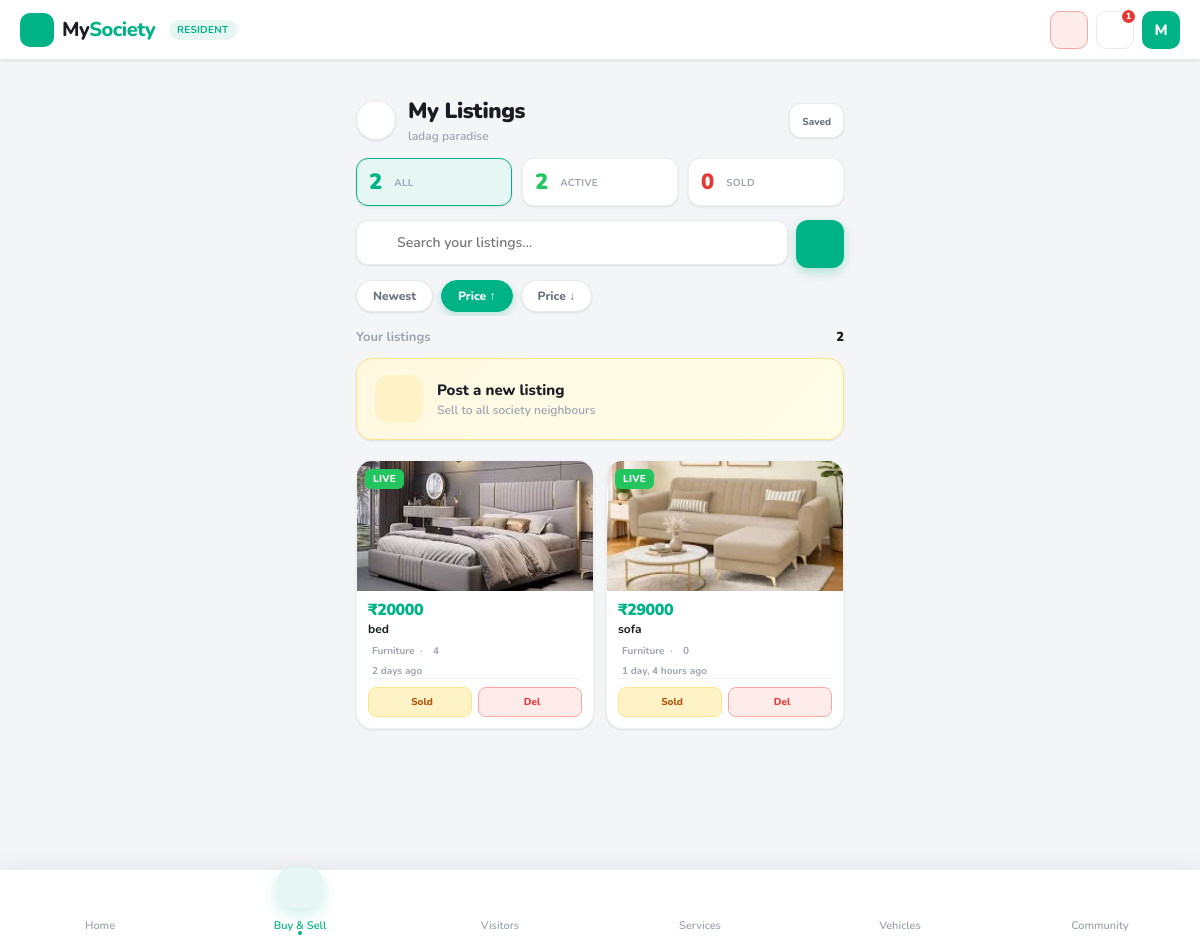
Screenshot of /marketplace/my/?sort=price_asc&status=&q=&category= (signed in) with the database file from the repository.
### core/models.py (models this page shows, shortened)
class UserProfile(models.Model):
    ROLE_CHOICES = (
        ('resident', 'Resident'),
        ('guard', 'Guard'),
        ('guard_admin', 'Guard Admin'),
        ('society_admin', 'Society Admin'),
        ('admin', 'Super Admin'),
        ('service_provider', 'Service Provider'),
    )
    STATUS_CHOICES = (
        ('pending', 'Pending'),
        ('approved', 'Approved'),
        ('rejected', 'Rejected'),
    )
    user = models.OneToOneField(User, on_delete=models.CASCADE)
    role = models.CharField(
        max_length=20,
        choices=ROLE_CHOICES
    )
    society = models.ForeignKey(
        Society,
        on_delete=models.SET_NULL,
        null=True,
        blank=True
    )
    apartment = models.ForeignKey(
        Apartment,
        on_delete=models.SET_NULL,
        null=True,
        blank=True
    )
    phone = models.CharField(max_length=15)
    address = models.TextField(blank=True)
    photo       = models.ImageField(upload_to='profiles/photos/',   null=True, blank=True)
    cover_photo = models.ImageField(upload_to='profiles/covers/',   null=True, blank=True)
    work        = models.CharField(max_length=200, blank=True)
    hometown    = models.CharField(max_length=200, blank=True)
    interests   = models.CharField(max_length=500, blank=True,
                                   help_text="Comma-separated list, e.g. Music, Travel, Cricket")
    status = models.CharField(
        max_length=20,
        choices=STATUS_CHOICES,
        default='pending'
    )
    class Meta:
        indexes = [
            models.Index(fields=["role", "status"]),
        ]

class Society(models.Model):
    name = models.CharField(max_length=150)
    address = models.TextField()
    city = models.CharField(max_length=100)
    state = models.CharField(max_length=100)
    society_code = models.CharField(
        max_length=10,
        unique=True,
        editable=False
    )
    created_by = models.ForeignKey(
        User,
        on_delete=models.CASCADE,
        related_name="created_societies"
    )
    is_active = models.BooleanField(default=True)
    created_at = models.DateTimeField(auto_now_add=True)

class Listing(models.Model):
    CATEGORY_CHOICES = [
        ('furniture',   'Furniture'),
        ('food',        'Food'),
        ('services',    'Services'),
        ('home-decor',  'Home Decor'),
        ('electronics', 'Electronics'),
        ('vehicles',    'Vehicles'),
        ('kids-items',  'Kids Items'),
        ('others',      'Others'),
    ]
    STATUS_CHOICES = [
        ('active',   'Active'),
        ('sold',     'Sold'),
        ('inactive', 'Inactive'),
    ]
    society  = models.ForeignKey('Society',   on_delete=models.CASCADE, related_name='listings')
    seller   = models.ForeignKey(User,        on_delete=models.CASCADE, related_name='listings')
    apartment = models.ForeignKey('Apartment', on_delete=models.SET_NULL, null=True, blank=True, related_name='listings')
    category      = models.CharField(max_length=30, choices=CATEGORY_CHOICES, db_index=True)
    title         = models.CharField(max_length=200)
    description   = models.TextField(blank=True)
    price         = models.DecimalField(max_digits=10, decimal_places=2, default=0)
    is_free       = models.BooleanField(default=False)
    is_negotiable = models.BooleanField(default=False)
    contact_number = models.CharField(max_length=15, blank=True)
    image  = models.ImageField(upload_to='marketplace/', null=True, blank=True)
    status = models.CharField(max_length=20, choices=STATUS_CHOICES, default='active', db_index=True)
    views_count     = models.PositiveIntegerField(default=0)
    shortlist_count = models.PositiveIntegerField(default=0)
    created_at = models.DateTimeField(auto_now_add=True)
    updated_at = models.DateTimeField(auto_now=True)
    class Meta:
        ordering = ['-created_at']
        indexes  = [
            models.Index(fields=['society', 'status']),
            models.Index(fields=['category', 'status']),
        ]

### core/views.py (the view)
# urls.py: path('marketplace/my/',                views.my_listings,               name='my_listings'),
@login_required(login_url='login')
def my_listings(request):
    from .models import Listing
    _profile, user_society, _apt = _get_user_profile(request.user)
    q         = request.GET.get('q', '').strip()
    status    = request.GET.get('status', '')       # 'active' | 'sold' | ''
    category  = request.GET.get('category', '')
    sort      = request.GET.get('sort', 'newest')
    min_price = request.GET.get('min_price', '')
    max_price = request.GET.get('max_price', '')
    qs = (
        Listing.objects
        .filter(seller=request.user)
        .select_related('seller', 'society')
    )
    if q:
        qs = qs.filter(Q(title__icontains=q) | Q(description__icontains=q))
    if status in ('active', 'sold'):
        qs = qs.filter(status=status)
    if category:
        qs = qs.filter(category=category)
    qs = _price_filter(qs, min_price, max_price)
    if sort == 'price_asc':   qs = qs.order_by('price')
    elif sort == 'price_desc': qs = qs.order_by('-price')
    else:                       qs = qs.order_by('-created_at')
    context = {
        'listings':         qs,
        'society_name':     user_society.name if user_society else 'Your Society',
        'search_query':     q,
        'current_status':   status,
        'current_category': category,
        'current_sort':     sort,
        'min_price':        min_price,
        'max_price':        max_price,
        'categories':       _build_categories(),
        'total_count':      Listing.objects.filter(seller=request.user).count(),
        'active_count':     Listing.objects.filter(seller=request.user, status='active').count(),
        'sold_count':       Listing.objects.filter(seller=request.user, status='sold').count(),
        'CATEGORY_META':    CATEGORY_META,
    }
    return render(request, 'my_listings.html', context)

### templates/my_listings.html (shortened to what this page needs)
{% extends "base.html" %}
{% block nav_marketplace %}active{% endblock %}
{% block content %}
<div class="ml-page">
  <div class="ml-topbar">
    <a href="{% url 'marketplace' %}" class="back-btn" aria-label="Back">
    </a>
    <div class="ml-topbar-title">
      <h2>My Listings</h2>
      <p>{{ society_name }}</p>
    </div>
    <a href="{% url 'my_shortlists' %}" style="display:flex;flex-direction:column;align-items:center;gap:3px;background:var(--surface);border:1.5px solid var(--border);border-radius:var(--radius-md);padding:8px 12px;cursor:pointer;text-decoration:none;color:var(--text-secondary);box-shadow:var(--shadow-sm);">
      <span style="font-size:10px;font-weight:800;">Saved</span>
    </a>
  </div>
  <div class="stats-strip">
    <a href="?status=&sort={{ current_sort }}&q={{ search_query }}&category={{ current_category }}"
       class="stat-card {% if not current_status %}active{% endif %}">
      <div class="stat-num">{{ total_count }}</div>
      <div class="stat-label">All</div>
    </a>
    <a href="?status=active&sort={{ current_sort }}&q={{ search_query }}&category={{ current_category }}"
       class="stat-card {% if current_status == 'active' %}active{% endif %}">
      <div class="stat-num" style="color:#22c55e;">{{ active_count }}</div>
      <div class="stat-label">Active</div>
    </a>
    <a href="?status=sold&sort={{ current_sort }}&q={{ search_query }}&category={{ current_category }}"
       class="stat-card {% if current_status == 'sold' %}sold-active{% endif %}">
      <div class="stat-num" style="color:var(--sos);">{{ sold_count }}</div>
      <div class="stat-label">Sold</div>
    </a>
  </div>
  <form method="get" id="searchForm" class="ml-search">
    <div class="ml-search-wrap">
      <input type="text" name="q" value="{{ search_query }}"
             placeholder="Search your listings…"
             oninput="debounceSearch(this)">
    </div>
    <button type="button" class="ml-filter-btn" onclick="openModal('filterModal')" aria-label="Filter">
    </button>
  </form>
  <div class="sort-pills">
    <a class="sort-pill {% if current_sort == 'newest' or not current_sort %}active{% endif %}"
       href="?sort=newest&status={{ current_status }}&q={{ search_query }}&category={{ current_category }}">Newest</a>
    <a class="sort-pill {% if current_sort == 'price_asc' %}active{% endif %}"
       href="?sort=price_asc&status={{ current_status }}&q={{ search_query }}&category={{ current_category }}">Price ↑</a>
    <a class="sort-pill {% if current_sort == 'price_desc' %}active{% endif %}"
       href="?sort=price_desc&status={{ current_status }}&q={{ search_query }}&category={{ current_category }}">Price ↓</a>
  </div>
  <div class="count-strip">
    <span class="count-label">
      {% if search_query %}Results for "{{ search_query }}"{% else %}Your listings{% endif %}
    </span>
    <span class="count-num" id="countNum">{{ listings|length }}</span>
  </div>
  <div class="post-cta" onclick="window.location.href='{% url 'marketplace' %}'">
    <div style="width:48px;height:48px;border-radius:14px;background:#fef3c7;display:flex;align-items:center;justify-content:center;font-size:24px;flex-shrink:0;">
    </div>
    <div style="flex:1;">
      <div style="font-size:15px;font-weight:800;color:var(--text-primary);">Post a new listing</div>
      <div style="font-size:12px;color:var(--text-muted);font-weight:600;margin-top:2px;">Sell to all society neighbours</div>
    </div>
  </div>
  {% if listings %}
  <div class="ml-grid" id="listingsGrid">
    {% for item in listings %}
    <div class="listing-card" id="card-{{ item.id }}">
      <div class="lc-img">
        {% if item.image %}
          <img src="{{ item.image.url }}" alt="{{ item.title }}">
        {% endif %}
        {% if item.is_free or item.price == 0 %}
          <div class="lc-badge free-b">FREE</div>
        {% elif item.status == 'sold' %}
          <div class="lc-badge sold-b">SOLD</div>
        {% else %}
          <div class="lc-badge active-b">LIVE</div>
        {% endif %}
      </div>
      <div class="lc-body">
        <div class="lc-price">
          {% if item.is_free or item.price == 0 %}FREE
          {% else %}₹{{ item.price|floatformat:0 }}{% endif %}
        </div>
        <div class="lc-title">{{ item.title }}</div>
        <div class="lc-meta">
          {{ item.get_category_display }}
          &nbsp;·&nbsp;
          {{ item.views_count }}
        </div>
        <div class="lc-meta" style="margin-bottom:0;">
          {{ item.created_at|timesince }} ago
        </div>
        <div class="lc-actions">
          {% if item.status == 'active' %}
          <button class="lc-action-btn sold-btn" onclick="confirmSold({{ item.id }}, '{{ item.title|escapejs }}')">
            <iconify-icon icon="mdi:check-circle-outline" width="13"></iconify-icon>Sold
          </button>
          {% endif %}
          <button class="lc-action-btn del" onclick="confirmDelete({{ item.id }}, '{{ item.title|escapejs }}')">
            <iconify-icon icon="mdi:trash-can-outline" width="13"></iconify-icon>Del
          </button>
        </div>
      </div>
    </div>
    {% endfor %}
  </div>
  {% endif %}
</div>
{% endblock %}

### templates/base.html (shortened to what this page needs)
<!DOCTYPE html>
<html lang="en">
<head>
</head>
<body>
    <header class="header">
        <div class="header-content">
            <a href="" class="logo">
                <div class="logo-icon">
                </div>
                <span class="logo-text">My<span>Society</span></span>
                {% if current_role %}
                <span class="role-badge">{{ current_role }}</span>
                {% endif %}
            </a>
            <div class="header-actions">
                <div class="sos-btn" title="Emergency SOS" onclick="sendSOS()">
                    <span class="iconify" data-icon="mdi:alarm-light-outline"></span>
                </div>
                <a href="{% url 'resident_notifications' %}" class="hdr-btn" title="Notifications">
                    <span class="iconify" data-icon="mdi:bell-outline"></span>
                    {% if notification_count > 0 %}
                    <div class="notif-badge">{{ notification_count }}</div>
                    {% endif %}
                </a>
                <a href="{% url 'profile' %}" class="avatar-btn" title="My Profile">
                    {{ current_user.username|slice:":1"|upper }}
                </a>
            </div>
        </div>
    </header>
    <main class="main-content">
        {% block content %}{% endblock %}
    </main>
    <nav class="bottom-nav">
        {% if current_role == "resident" %}
            <a href="{% url 'resident_dashboard' %}"
               class="nav-item {% block nav_home %}{% endblock %}">
                <div class="nav-icon">
                    <span class="iconify" data-icon="mdi:home-variant-outline"></span>
                </div>
                <span>Home</span>
            </a>
            <a href="{% url 'marketplace' %}"
            class="nav-item {% block nav_marketplace %}{% endblock %}">
                <div class="nav-icon">
                    <span class="iconify" data-icon="mdi:storefront-outline"></span>
                </div>
                <span>Buy &amp; Sell</span>
            </a>
            <a href="{% url 'resident_visitors' %}"
               class="nav-item {% block nav_visitors %}{% endblock %}">
                <div class="nav-icon">
                    <span class="iconify" data-icon="mdi:account-multiple-outline"></span>
                </div>
                <span>Visitors</span>
            </a>
            <a href="{% url 'resident_services' %}"
               class="nav-item {% block nav_services %}{% endblock %}">
                <div class="nav-icon">
                    <span class="iconify" data-icon="mdi:wrench-outline"></span>
                </div>
                <span>Services</span>
            </a>
            <a href="{% url 'resident_vehicles' %}"
               class="nav-item {% block nav_vehicles %}{% endblock %}">
                <div class="nav-icon">
                    <span class="iconify" data-icon="mdi:car-outline"></span>
                </div>
                <span>Vehicles</span>
            </a>
            <a href="{% url 'resident_notices' %}"
               class="nav-item {% block nav_community %}{% endblock %}">
                <div class="nav-icon">
                    <span class="iconify" data-icon="mdi:bulletin-board"></span>
                </div>
                <span>Community</span>
            </a>
        {% endif %}
    </nav>
</body>
</html>

### rows the page displays
UserProfile: role "RESIDENT"
Society: name "ladag paradise"
Listing: image (picture), is_free "LIVE", price "20000", title "bed", category "Furniture", views_count "4", created_at "2 days"
Listing: image (picture), is_free "LIVE", price "29000", title "sofa", category "Furniture", views_count "0", created_at "1 day, 4 hours"

### other values shown
{{ notification_count }} "1"
{{ current_user.username|slice:":1"|upper }} "M"
{{ total_count }} "2"
{{ active_count }} "2"
{{ sold_count }} "0"
{{ listings|length }} "2"
